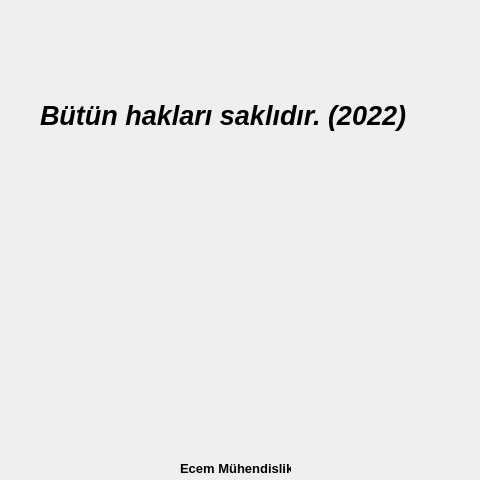
<?xml version="1.0" encoding="UTF-8"?>
<ui version="4.0">
 <class>Dialog</class>
 <widget class="QDialog" name="Dialog">
  <property name="geometry">
   <rect>
    <x>0</x>
    <y>0</y>
    <width>480</width>
    <height>480</height>
   </rect>
  </property>
  <property name="windowTitle">
   <string>Hakkında</string>
  </property>
  <widget class="QLabel" name="label">
   <property name="geometry">
    <rect>
     <x>20</x>
     <y>200</y>
     <width>441</width>
     <height>251</height>
    </rect>
   </property>
   <property name="text">
    <string/>
   </property>
   <property name="pixmap">
    <pixmap>../fotograf/ecemlogo.png</pixmap>
   </property>
   <property name="scaledContents">
    <bool>true</bool>
   </property>
  </widget>
  <widget class="QLabel" name="label_2">
   <property name="geometry">
    <rect>
     <x>40</x>
     <y>50</y>
     <width>401</width>
     <height>131</height>
    </rect>
   </property>
   <property name="font">
    <font>
     <pointsize>20</pointsize>
     <weight>75</weight>
     <italic>true</italic>
     <bold>true</bold>
    </font>
   </property>
   <property name="text">
    <string>Bütün hakları saklıdır. (2022)</string>
   </property>
  </widget>
  <widget class="QLabel" name="label_3">
   <property name="geometry">
    <rect>
     <x>180</x>
     <y>460</y>
     <width>111</width>
     <height>16</height>
    </rect>
   </property>
   <property name="font">
    <font>
     <pointsize>10</pointsize>
     <weight>75</weight>
     <bold>true</bold>
    </font>
   </property>
   <property name="text">
    <string>Ecem Mühendislik</string>
   </property>
  </widget>
 </widget>
 <resources/>
 <connections/>
</ui>
